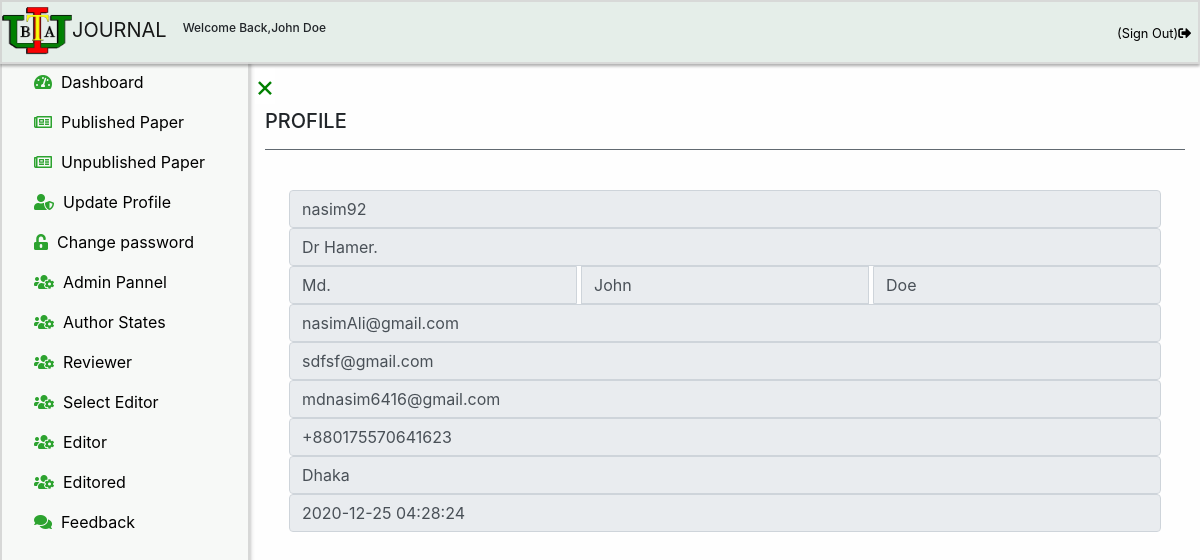
Page /chiefeditor/profile.php?email=mdnasim6416@gmail.com (signed in) on the committed database.
### tables this page shows
CREATE TABLE `chiefeditor` (
  `id` int(11) NOT NULL,
  `fullname` varchar(100) NOT NULL,
  `password` varchar(100) NOT NULL,
  `email` varchar(100) NOT NULL,
  `contact` varchar(100) NOT NULL
);

CREATE TABLE `author` (
  `id` int(11) NOT NULL,
  `username` varchar(100) NOT NULL,
  `title` varchar(100) NOT NULL,
  `firstname` varchar(100) NOT NULL,
  `middlename` varchar(100) DEFAULT NULL,
  `lastname` varchar(100) NOT NULL,
  `primaryemail` varchar(100) NOT NULL,
  `primaryemailcc` varchar(100) NOT NULL,
  `secondaryemail` varchar(100) NOT NULL,
  `secondaryemailcc` varchar(100) NOT NULL,
  `password` varchar(100) NOT NULL,
  `contact` varchar(100) NOT NULL,
  `address` varchar(100) NOT NULL,
  `registrationtime` timestamp NOT NULL DEFAULT current_timestamp(),
  `reviewerselection` int(11) DEFAULT NULL,
  `validation_code` varchar(255) NOT NULL,
  `activation` int(11) DEFAULT NULL,
  `associateeditor` int(100) DEFAULT NULL,
  `academiceditor` int(100) DEFAULT NULL
);

### chiefeditor/profile.php (the view, shortened to what this page needs)
    <?php
    include('../link/config.php');
    if(strlen($_SESSION['alogin'])=="")
    {
    header("Location: ../chiefeditorlogin");
    }
    else
    {
     $editoremail = $_SESSION["email"];
     $sql = "SELECT chiefeditor.id,chiefeditor.fullname,chiefeditor.password,chiefeditor.contact FROM chiefeditor WHERE email='$editoremail'";
     $query = $dbh->prepare($sql);
     $query->execute();
     if($query->rowCount() > 0)
     {
     $authoremail= $_GET['email'];
    ?>
    <!DOCTYPE html>
    <html lang="en">
    <head>
    <link rel="stylesheet" href="../css/bootstrap.min.css">
    <link rel="stylesheet" href="../css/jquery.dataTables.min.css">
    <link rel="stylesheet" href="../css/index.css">
    <link rel="stylesheet" href="../css/fontawesome.v5.3.1.all.css">
    </head>
    <body>
    <div class="sticky-top header-floating">
    <?php
    include 'header.php';
    ?>
    </div>
    <div id="mySidebar" class="sidebar">
    <?php
    include 'sidebar.php';
    ?>
    </div>
    <div id="main">
    <a href="javascript:void(0)" class="closebtn" id="closesignof" onclick="closeNav()">×</a>
    <div class="container">
    <h5>PROFILE</h5>
    <hr class="bg-secondary" >
    <div class="table-responsive p-4">
    <table  id="dtBasicExample" class="table table-striped table-bordered table-hover"  cellspacing="0">
    <tbody id="myTable-admin">
    <?php $sql = "SELECT author.id,author.username,author.title,author.firstname,author.middlename,author.lastname,author.primaryemail,author.primaryemailcc,author.secondaryemail,author.secondaryemailcc,author.contact,author.address,author.registrationtime,author.reviewerselection,author.associateeditor,author.academiceditor from author WHERE primaryemail='$authoremail'";
    $query = $dbh->prepare($sql);
    $query->execute();
    $results=$query->fetchAll(PDO::FETCH_OBJ);
    $cnt=1;
    if($query->rowCount() > 0)
    {
    foreach($results as $result)
    {
    ?>
     <form  class="form-signup marginbtm" method="post">
     <input  type="text" id="txt_username" class="form-control" name = "userName" placeholder=" User Name" value="<?php echo htmlentities($result->username);?>" disabled>
     <input  type="text" id="user-name" class="form-control" name = "title" required="" placeholder="title" value="<?php echo htmlentities($result->title);?>" disabled>
                <div class="input-group">
     <input  type="text" id="user-name" class="form-control col-sm-6" name = "firstName" placeholder="First Name" required="" value="<?php echo htmlentities($result->firstname);?>" disabled>
     <input  type="text" id="user-name" class="form-control col-sm-6 ml-1" name = "middleName" placeholder="Middle Name(Optional)" value="<?php echo htmlentities($result->middlename);?>"disabled>
     <input  type="text" id="user-name" class="form-control col-sm-6 ml-1" name = "lastName" placeholder="Last Name" required="" value="<?php echo htmlentities($result->lastname);?>"disabled>
                </div>
     <input  type="email" id="user-name" class="form-control" name = "pemailcc" placeholder="Primary CC Email Address" required="" value="<?php echo htmlentities($result->primaryemailcc);?>" disabled>
     <input  type="email" id="user-name" class="form-control" name = "semail" placeholder="Secondary Email Address" required="" value="<?php echo htmlentities($result->secondaryemail);?>" disabled>
     <input  type="email" id="user-name" class="form-control" name = "semailcc" placeholder="Secondary CC Email Address" required="" value="<?php echo htmlentities($result->secondaryemailcc);?>" disabled>
     <input  type="text" id="user-contact" name = "user-contact" class="form-control" placeholder="Contact Number" required value="<?php echo htmlentities($result->contact);?>" disabled>
     <input  type="text" id="user-address" name = "user-address" class="form-control" placeholder="Address" required value="<?php echo htmlentities($result->address);?>" disabled>
     <input  type="text" id="user-contact" name = "user-contact" class="form-control" placeholder="Contact Number" required value="<?php echo htmlentities($result->registrationtime);?>" disabled>
     </form>
    <?php $cnt=$cnt+1;}} ?>
        </tbody>
    </table>
    </div>
    </div>
    </div>
</body>
</html>
<?php
}
else {
  echo "<script>alert('You are not a Chief Editor.Try to log in as a Chief Editor');</script>";
  header("refresh:0;url=../chiefeditorlogin");
}
}
?>

### chiefeditor/header.php (shortened to what this page needs)
<?php
include('../link/config.php');
if(strlen($_SESSION['alogin'])=="")
    {
    header("Location:../chiefeditorlogin");
    } else {
      $chiefeditoremail = $_SESSION["email"];
       $sql = "SELECT chiefeditor.id,chiefeditor.fullname,chiefeditor.password,chiefeditor.contact FROM chiefeditor WHERE email='$chiefeditoremail'";
      $query = $dbh->prepare($sql);
      $query->execute();
      $results=$query->fetchAll(PDO::FETCH_OBJ);
      if($query->rowCount() > 0)
      {
        foreach($results as $result) {
?>
<!DOCTYPE html>
<html lang="en">
<head>
    <link rel="stylesheet" href="../css/heading.css">
    <link rel="stylesheet" href="../css/bootstrap.min.css">
    <link rel="stylesheet" href="https://use.fontawesome.com/releases/v5.3.1/css/all.css">
</head>
<body>
<nav class="navbar nav-class navbar-expand-lg navbar-light">
  <a class="navbar-brand" href="dashboard"><img src="../images/Iubat-logo.png">JOURNAL</a>
  <h6 style="font-size:12px;">Welcome Back,<?php  echo htmlentities($result->fullname);  } ?></h6>
  <div class="collapse navbar-collapse" id="navbarSupportedContent">
    <ul class="navbar-nav ml-auto ul-nav">
        <li class="nav-item active" >
        <span class="navbar-text"> <a class="nav-link" href="logout" onclick="return confirm('Are you sure you want Logging out the system?');" title = "Sign Out"><small>(Sign Out)</small><i class="fas fa-sign-out-alt"></i></a></span>
        </li>
        </ul>
  </div>
</nav>
</body>
</html>
    <?php }
    else {
      echo "<script>alert('You are not an Editor.Try to log in as an Editor');</script>";
      header("refresh:0;url=../chiefeditorlogin");
    }
   }?>

### css/index.css (style rules this page uses)
body { font-family: 'Roboto', sans-serif; }
body { background-color: #fefefe !important; }
img { height: 50px; }
.header-floating { box-shadow: 0 2px 3px rgba(0,0,0,0.12), 0 2px 3px rgba(0,0,0,0.24); transition: all 0.3s cubic-bezier(.25,.8,.25,1); border:2px solid rgba(212, 214, 212, 0.904); }
.sidebar { height: 100%; width: 250px; position: fixed; z-index: 1; top: 0; left: 0; background-color: #f7f9f7; overflow-x: hidden; transition: 0.5s; padding-top: 60px; box-shadow: 0 2px 3px rgba(0,0,0,0.12), 0 2px 5px rgba(0,0,0,0.24); border:2px solid rgba(212, 214, 212, 0.904); }
.closebtn { font-size:30px; cursor: pointer; background-color: white; color: green; border: none; margin-left:5px; overflow: hidden; }
#main { transition: margin-left .5s; margin-left:250px; }
.fas, .far, .fab, .fal { font-size: 13px; }

### css/heading.css (style rules this page uses)
.navbar-brand img { height:50px !important; width:70px !important; }
ul li { list-style: none; }
.ul-nav li a { font-weight : 500; border:2px solid transparent; margin-left: 10px; padding:5px !important; }
.navbar-text a { color:black !important; }
.nav-class { background-color:#e5eee9 !important; font-size: 16px; }

### rows in the picture
chiefeditor: fullname "John Doe"
author: userName "nasim92", title "Dr Hamer.", firstName "Md.", middleName "John", lastName "Doe", pemailcc "nasimAli@gmail.com", semail "sdfsf@gmail.com", semailcc "mdnasim6416@gmail.com", user-contact "+880175570641623", user-address "Dhaka", user-contact "2020-12-25 04:28:24"
